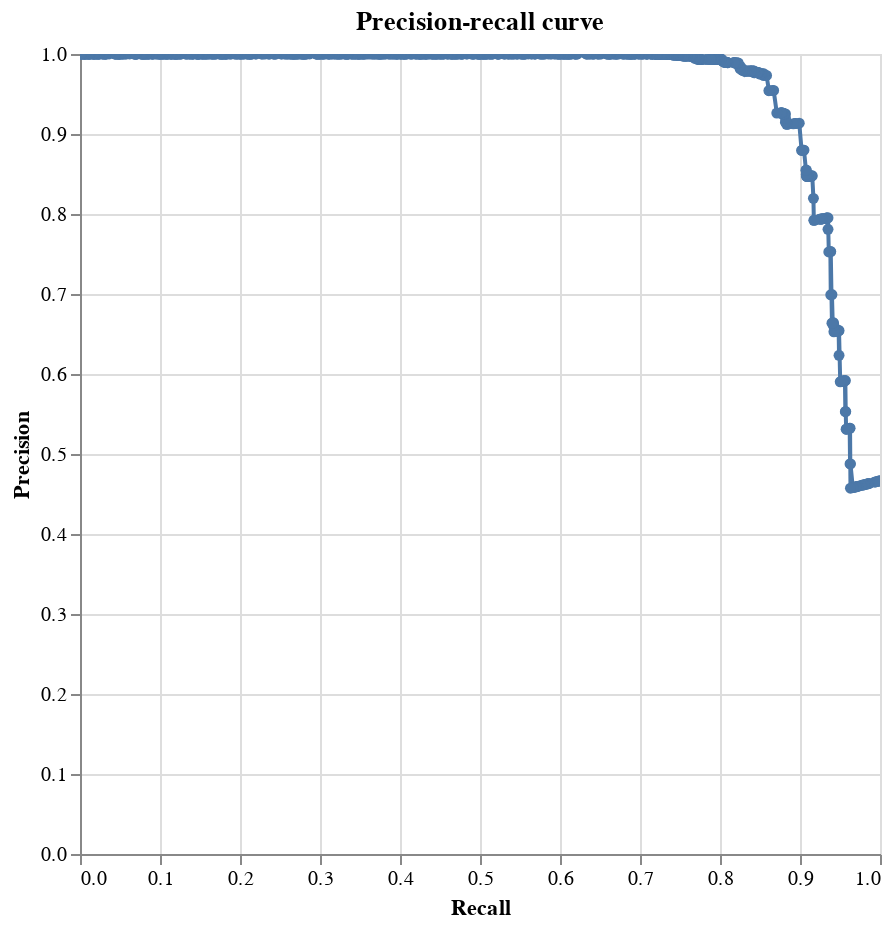

This figure's notebook cell:
### Code cell
linker.precision_recall_chart_from_labels_column("cluster")

### Figure 1 — Vega-Lite specification as saved in the notebook (floating-point values rounded to 4 significant figures; data arrays with more than 128 entries replaced by an {"elided": "..."} marker saying what was removed)
{"$schema": "https://vega.github.io/schema/vega-lite/v4.8.1.json", "data": {"values": {"elided": "926 records"}}, "encoding": {"tooltip": [{"field": "truth_threshold", "format": ".4f", "type": "quantitative"}, {"field": "FP_rate", "format": ".4f", "type": "quantitative"}, {"field": "TP_rate", "format": ".4f", "type": "quantitative"}, {"field": "TP", "format": ",.0f", "type": "quantitative"}, {"field": "TN", "format": ",.0f", "type": "quantitative"}, {"field": "FP", "format": ",.0f", "type": "quantitative"}, {"field": "FN", "format": ",.0f", "type": "quantitative"}, {"field": "precision", "format": ".4f", "type": "quantitative"}, {"field": "recall", "format": ".4f", "type": "quantitative"}], "x": {"field": "recall", "sort": ["-recall"], "title": "Recall", "type": "quantitative"}, "y": {"field": "precision", "sort": ["-precision"], "title": "Precision", "type": "quantitative"}}, "height": 400, "mark": {"clip": true, "point": true, "type": "line"}, "title": "Precision-recall curve", "width": 400}
